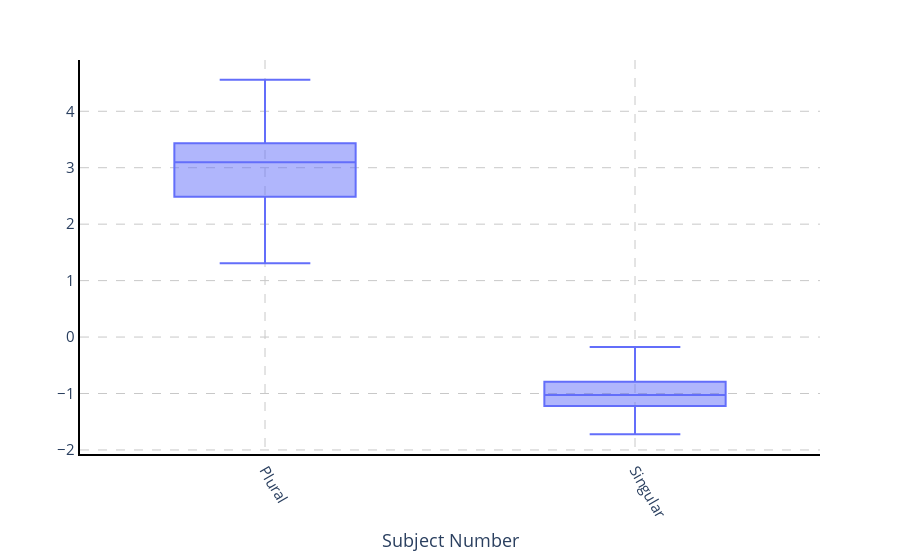

Notebook code cell kept with this figure:
### Code cell
df = pd.DataFrame.from_dict(per_number_dict)
import plotly.express as px
fig = px.box(df, title=f'')
fig.update_layout(
    xaxis_title="Subject Number", yaxis_title="",
    font=dict(
        size=15,  # Set the font size here
    )
)
fig = paper_plot(fig, tickangle=0)
fig.show()

### Figure 1 — Plotly figure (JSON) as saved in the notebook; plotly's stock layout.template omitted (floating-point values rounded to 4 significant figures; data arrays with more than 128 entries replaced by an {"elided": "..."} marker saying what was removed)
{"data": [{"alignmentgroup": "True", "hovertemplate": "variable=%{x}<br>value=%{y}<extra></extra>", "legendgroup": "", "marker": {"color": "#636efa"}, "name": "", "notched": false, "offsetgroup": "", "orientation": "v", "showlegend": false, "type": "box", "x": {"elided": "298 str values"}, "x0": " ", "xaxis": "x", "y": {"elided": "298 float values"}, "y0": " ", "yaxis": "y"}], "layout": {"boxmode": "group", "font": {"size": 15}, "legend": {"tracegroupgap": 0}, "margin": {"t": 60}, "xaxis": {"anchor": "y", "domain": [0, 1], "gridcolor": "rgb(200,200,200)", "griddash": "dash", "linecolor": "black", "linewidth": 2, "showline": true, "tickangle": 60, "title": {"text": "Subject Number"}, "zeroline": false}, "yaxis": {"anchor": "x", "domain": [0, 1], "gridcolor": "rgb(200,200,200)", "griddash": "dash", "linecolor": "black", "linewidth": 2, "showline": true, "title": {"text": ""}, "zeroline": false}}}
